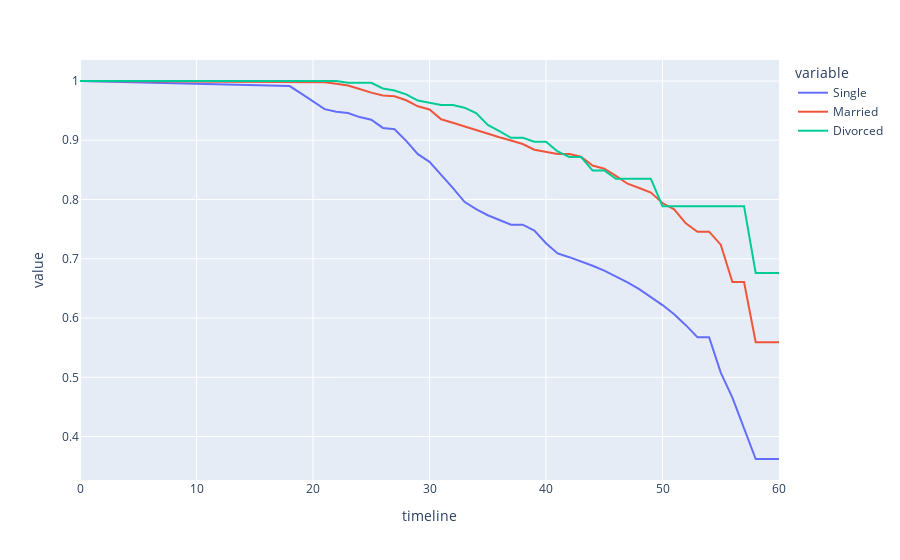

Source (notebook cell):
### Markdown cell above
## 5. Let's also look at the marital status curves by employee age. Generate and plot the survival curves showing retention rates by marital status and age.

### Code cell
marital_age_attrition = survival(data, 'MaritalStatus', 'Age', 'Attrition')
print(marital_age_attrition)
marital_age_attrition.plot(kind='line')

### Figure 1 — Plotly figure (JSON) as saved in the notebook; plotly's stock layout.template omitted (floating-point values rounded to 4 significant figures)
{"data": [{"hovertemplate": "variable=Single<br>timeline=%{x}<br>value=%{y}<extra></extra>", "legendgroup": "Single", "line": {"color": "#636efa", "dash": "solid"}, "marker": {"symbol": "circle"}, "mode": "lines", "name": "Single", "orientation": "v", "showlegend": true, "type": "scatter", "x": [0, 18, 19, 20, 21, 22, 23, 24, 25, 26, 27, 28, 29, 30, 31, 32, 33, 34, 35, 36, 37, 38, 39, 40, 41, 42, 43, 44, 45, 46, 47, 48, 49, 50, 51, 52, 53, 54, 55, 56, 57, 58, 59, 60], "xaxis": "x", "y": [1, 0.9915, 0.9786, 0.9657, 0.9525, 0.9481, 0.9459, 0.9391, 0.9346, 0.9208, 0.9185, 0.899, 0.8765, 0.8636, 0.8421, 0.8198, 0.7961, 0.7837, 0.7734, 0.7659, 0.7575, 0.7575, 0.7477, 0.7263, 0.709, 0.7027, 0.6957, 0.6882, 0.6799, 0.6705, 0.6601, 0.6488, 0.636, 0.6219, 0.6064, 0.588, 0.5677, 0.5677, 0.508, 0.4656, 0.4139, 0.3622, 0.3622, 0.3622], "yaxis": "y"}, {"hovertemplate": "variable=Married<br>timeline=%{x}<br>value=%{y}<extra></extra>", "legendgroup": "Married", "line": {"color": "#EF553B", "dash": "solid"}, "marker": {"symbol": "circle"}, "mode": "lines", "name": "Married", "orientation": "v", "showlegend": true, "type": "scatter", "x": [0, 18, 19, 20, 21, 22, 23, 24, 25, 26, 27, 28, 29, 30, 31, 32, 33, 34, 35, 36, 37, 38, 39, 40, 41, 42, 43, 44, 45, 46, 47, 48, 49, 50, 51, 52, 53, 54, 55, 56, 57, 58, 59, 60], "xaxis": "x", "y": [1, 0.9978, 0.9978, 0.9978, 0.9978, 0.9955, 0.9925, 0.9865, 0.9804, 0.9757, 0.9741, 0.9675, 0.9573, 0.952, 0.9355, 0.9297, 0.9235, 0.9171, 0.9103, 0.9052, 0.8996, 0.8937, 0.884, 0.8805, 0.8766, 0.8766, 0.8721, 0.8574, 0.8521, 0.8399, 0.8267, 0.8195, 0.8118, 0.7941, 0.7835, 0.7598, 0.7457, 0.7457, 0.7238, 0.6608, 0.6608, 0.5592, 0.5592, 0.5592], "yaxis": "y"}, {"hovertemplate": "variable=Divorced<br>timeline=%{x}<br>value=%{y}<extra></extra>", "legendgroup": "Divorced", "line": {"color": "#00cc96", "dash": "solid"}, "marker": {"symbol": "circle"}, "mode": "lines", "name": "Divorced", "orientation": "v", "showlegend": true, "type": "scatter", "x": [0, 18, 19, 20, 21, 22, 23, 24, 25, 26, 27, 28, 29, 30, 31, 32, 33, 34, 35, 36, 37, 38, 39, 40, 41, 42, 43, 44, 45, 46, 47, 48, 49, 50, 51, 52, 53, 54, 55, 56, 57, 58, 59, 60], "xaxis": "x", "y": [1, 1, 1, 1, 1, 1, 0.9969, 0.9969, 0.9969, 0.9873, 0.9841, 0.9774, 0.967, 0.9633, 0.9594, 0.9594, 0.955, 0.9458, 0.9258, 0.9153, 0.9041, 0.9041, 0.8974, 0.8974, 0.8811, 0.8719, 0.8719, 0.849, 0.849, 0.8351, 0.8351, 0.8351, 0.8351, 0.7887, 0.7887, 0.7887, 0.7887, 0.7887, 0.7887, 0.7887, 0.7887, 0.676, 0.676, 0.676], "yaxis": "y"}], "layout": {"legend": {"title": {"text": "variable"}, "tracegroupgap": 0}, "margin": {"t": 60}, "xaxis": {"anchor": "y", "domain": [0, 1], "title": {"text": "timeline"}}, "yaxis": {"anchor": "x", "domain": [0, 1], "title": {"text": "value"}}}}
